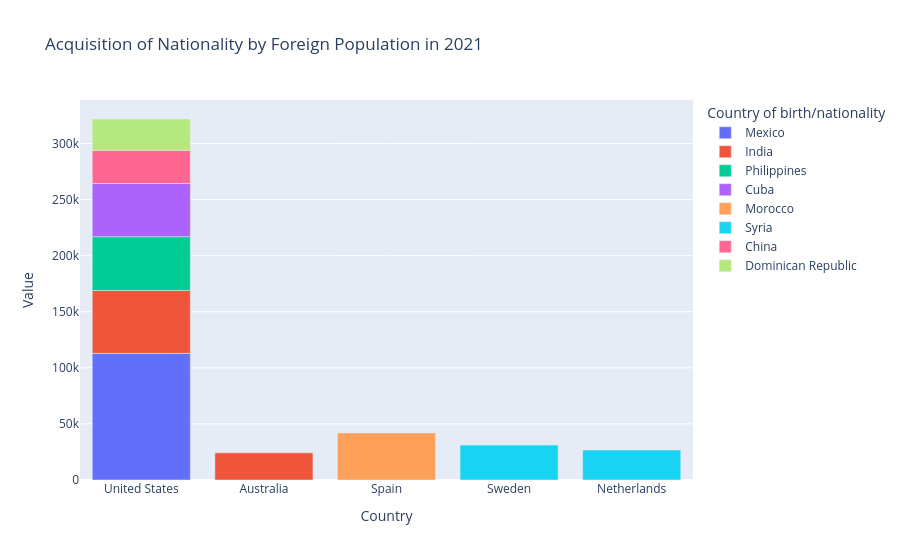

Notebook code for this chart:
### Markdown cell above
It can be seen in the figure that there are no drastic changes in the trend of naturalization among non-native populations except in the US. For instance, in 2003, the total number of naturalization falls compared to 2002. Similarly, the rate increases from 2007 to 2008 and decreases from 2008-2010. Rather than just highlighting the trend of naturalization over time, it also begs attention to see which population are seeking naturalization in a given year. Due to constraints in space and time, this blog only explores this for a single year. The @fig-seeking studies this for the year 2021.

### Code cell
#| label: fig-seeking
#| fig-cap: Top non-native populations seeking citizenships.

# year 2021. Exclude total acquisitions for a destination.
nationality_acquisition_2021 = nationality_acquisition[(nationality_acquisition['YEA'] == 2021) & (nationality_acquisition['CO2'] != "TOT")]

#top 10 migrants seeking naturalization
top_10_acquisition = nationality_acquisition_2021.nlargest(10, columns = "Value")
fig = px.bar(top_10_acquisition, x='Country', y='Value', color='Country of birth/nationality', title='Acquisition of Nationality by Foreign Population in 2021')
fig.show()

### Figure 1 — Plotly figure (JSON) as saved in the notebook; plotly's stock layout.template omitted (floating-point values rounded to 4 significant figures)
{"data": [{"alignmentgroup": "True", "hovertemplate": "Country of birth/nationality=Mexico<br>Country=%{x}<br>Value=%{y}<extra></extra>", "legendgroup": "Mexico", "marker": {"color": "#636efa", "pattern": {"shape": ""}}, "name": "Mexico", "offsetgroup": "Mexico", "orientation": "v", "showlegend": true, "textposition": "auto", "type": "bar", "x": ["United States"], "xaxis": "x", "y": [112910], "yaxis": "y"}, {"alignmentgroup": "True", "hovertemplate": "Country of birth/nationality=India<br>Country=%{x}<br>Value=%{y}<extra></extra>", "legendgroup": "India", "marker": {"color": "#EF553B", "pattern": {"shape": ""}}, "name": "India", "offsetgroup": "India", "orientation": "v", "showlegend": true, "textposition": "auto", "type": "bar", "x": ["United States", "Australia"], "xaxis": "x", "y": [56085, 24205], "yaxis": "y"}, {"alignmentgroup": "True", "hovertemplate": "Country of birth/nationality=Philippines<br>Country=%{x}<br>Value=%{y}<extra></extra>", "legendgroup": "Philippines", "marker": {"color": "#00cc96", "pattern": {"shape": ""}}, "name": "Philippines", "offsetgroup": "Philippines", "orientation": "v", "showlegend": true, "textposition": "auto", "type": "bar", "x": ["United States"], "xaxis": "x", "y": [47989], "yaxis": "y"}, {"alignmentgroup": "True", "hovertemplate": "Country of birth/nationality=Cuba<br>Country=%{x}<br>Value=%{y}<extra></extra>", "legendgroup": "Cuba", "marker": {"color": "#ab63fa", "pattern": {"shape": ""}}, "name": "Cuba", "offsetgroup": "Cuba", "orientation": "v", "showlegend": true, "textposition": "auto", "type": "bar", "x": ["United States"], "xaxis": "x", "y": [47427], "yaxis": "y"}, {"alignmentgroup": "True", "hovertemplate": "Country of birth/nationality=Morocco<br>Country=%{x}<br>Value=%{y}<extra></extra>", "legendgroup": "Morocco", "marker": {"color": "#FFA15A", "pattern": {"shape": ""}}, "name": "Morocco", "offsetgroup": "Morocco", "orientation": "v", "showlegend": true, "textposition": "auto", "type": "bar", "x": ["Spain"], "xaxis": "x", "y": [42000], "yaxis": "y"}, {"alignmentgroup": "True", "hovertemplate": "Country of birth/nationality=Syria<br>Country=%{x}<br>Value=%{y}<extra></extra>", "legendgroup": "Syria", "marker": {"color": "#19d3f3", "pattern": {"shape": ""}}, "name": "Syria", "offsetgroup": "Syria", "orientation": "v", "showlegend": true, "textposition": "auto", "type": "bar", "x": ["Sweden", "Netherlands"], "xaxis": "x", "y": [31113, 26678], "yaxis": "y"}, {"alignmentgroup": "True", "hovertemplate": "Country of birth/nationality=China<br>Country=%{x}<br>Value=%{y}<extra></extra>", "legendgroup": "China", "marker": {"color": "#FF6692", "pattern": {"shape": ""}}, "name": "China", "offsetgroup": "China", "orientation": "v", "showlegend": true, "textposition": "auto", "type": "bar", "x": ["United States"], "xaxis": "x", "y": [29599], "yaxis": "y"}, {"alignmentgroup": "True", "hovertemplate": "Country of birth/nationality=Dominican Republic<br>Country=%{x}<br>Value=%{y}<extra></extra>", "legendgroup": "Dominican Republic", "marker": {"color": "#B6E880", "pattern": {"shape": ""}}, "name": "Dominican Republic", "offsetgroup": "Dominican Republic", "orientation": "v", "showlegend": true, "textposition": "auto", "type": "bar", "x": ["United States"], "xaxis": "x", "y": [27853], "yaxis": "y"}], "layout": {"barmode": "relative", "legend": {"title": {"text": "Country of birth/nationality"}, "tracegroupgap": 0}, "title": {"text": "Acquisition of Nationality by Foreign Population in 2021"}, "xaxis": {"anchor": "y", "domain": [0, 1], "title": {"text": "Country"}}, "yaxis": {"anchor": "x", "domain": [0, 1], "title": {"text": "Value"}}}}
